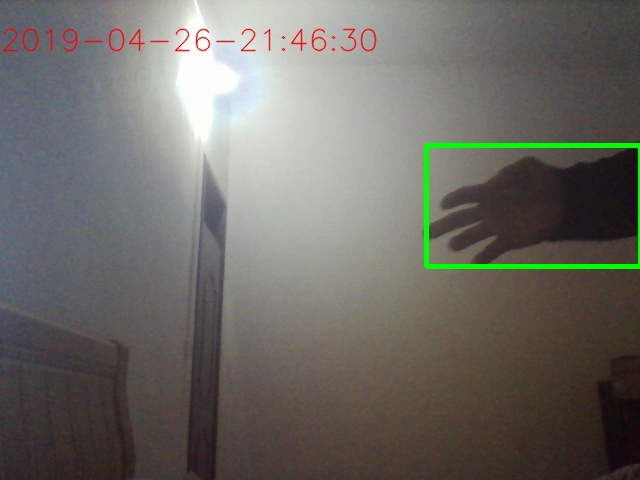
#> input picture Opencv-Python/motion_detector/image/2019-04-26 21_46_28.jpg, 640 x 480 px
$ python '图像边缘检测.py'
#> lines starting #> are read from the running program, lines starting #| are printed output that depends on the picture
# _*_ coding: utf-8 _*_
# @Time     : 2019/8/31 11:04
# @Author   : Ole211
# @Site     :
# @File     : 图像边缘检测.py
# @Software : PyCharm

import cv2
import numpy as np
import tkinter as tk
from tkinter import filedialog
import os

def nothing(x):
    pass

root = tk.Tk()
root.withdraw()
filename = filedialog.askopenfilename()
#> the answer given: ../Opencv-Python/motion_detector/image/2019-04-26 21_46_28.jpg
o = cv2.imread(filename, 0)
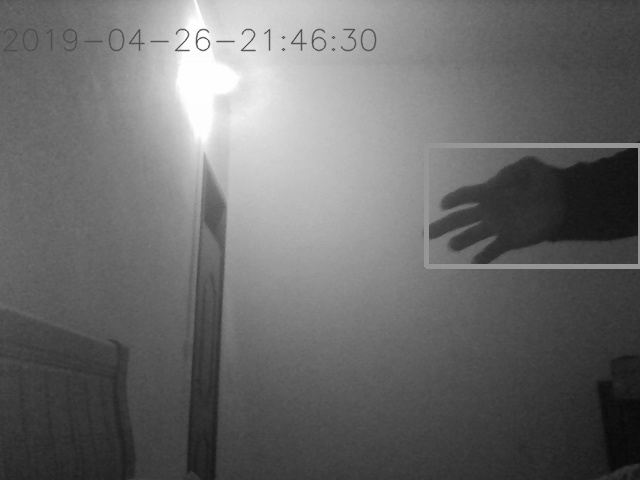
#> o: shape (480, 640); min 8, max 255, mean 107
im = cv2.GaussianBlur(o, (3, 3), 0)

cv2.namedWindow('img', cv2.WINDOW_NORMAL)
cv2.createTrackbar('minVal', 'img', 0, 255, nothing)
cv2.createTrackbar('maxVal', 'img', 0, 255, nothing)
while 1:
    minval = cv2.getTrackbarPos('minVal', 'img')
    maxval = cv2.getTrackbarPos('maxVal', 'img')
    edge = cv2.Canny(o, minval, maxval)
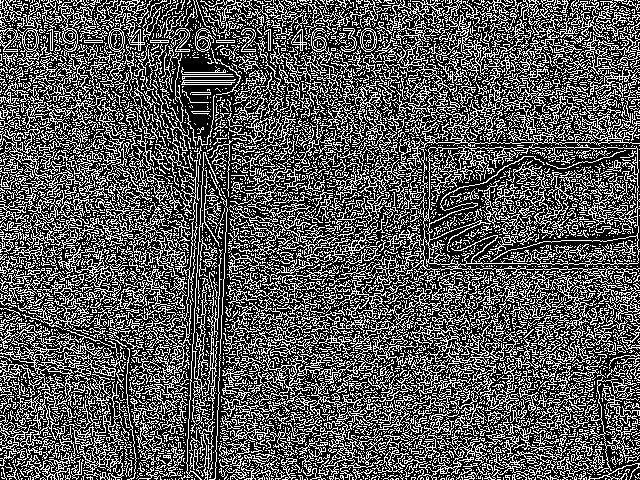
#> edge: shape (480, 640); 34.4% white in thin lines or dots

    dst = np.hstack((o, edge))
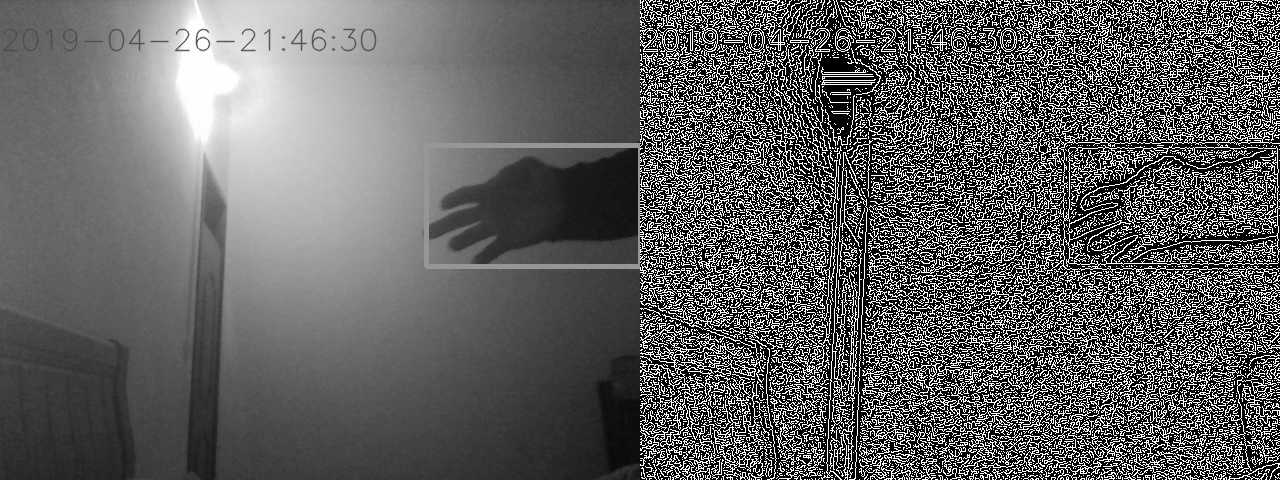
#> dst: shape (480, 1280); min 0, max 255, mean 97.3
    cv2.imshow('img', dst)
    k = cv2.waitKey() & 0xff
#> (key Esc is pressed here)
    if k == 27:
        break
cv2.destroyAllWindows()

$ run again, on Opencv-Python/motion_detector/image/2019-04-26 21_49_09.jpg
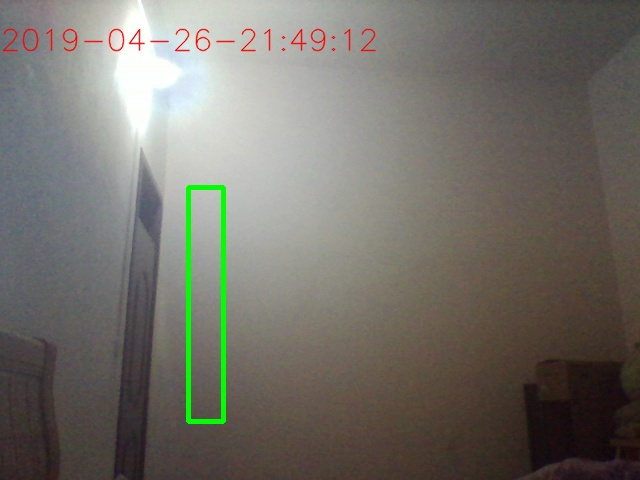
#> input picture Opencv-Python/motion_detector/image/2019-04-26 21_49_09.jpg, 640 x 480 px
#> `edge = cv2.Canny(o, minval, maxval)`:
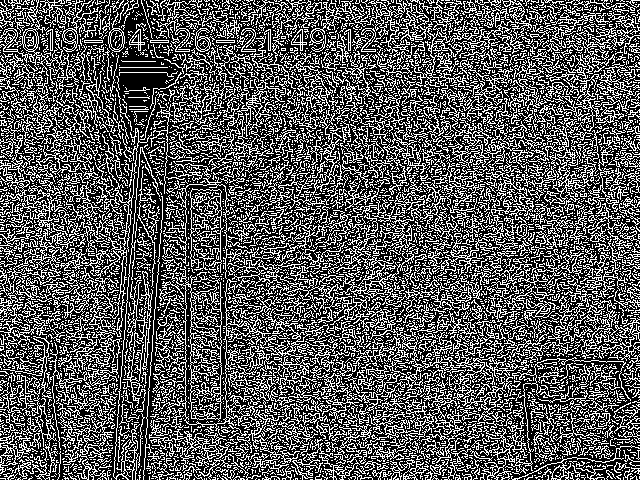
#> edge: shape (480, 640); 34.6% white in thin lines or dots
#> `dst = np.hstack((o, edge))`:
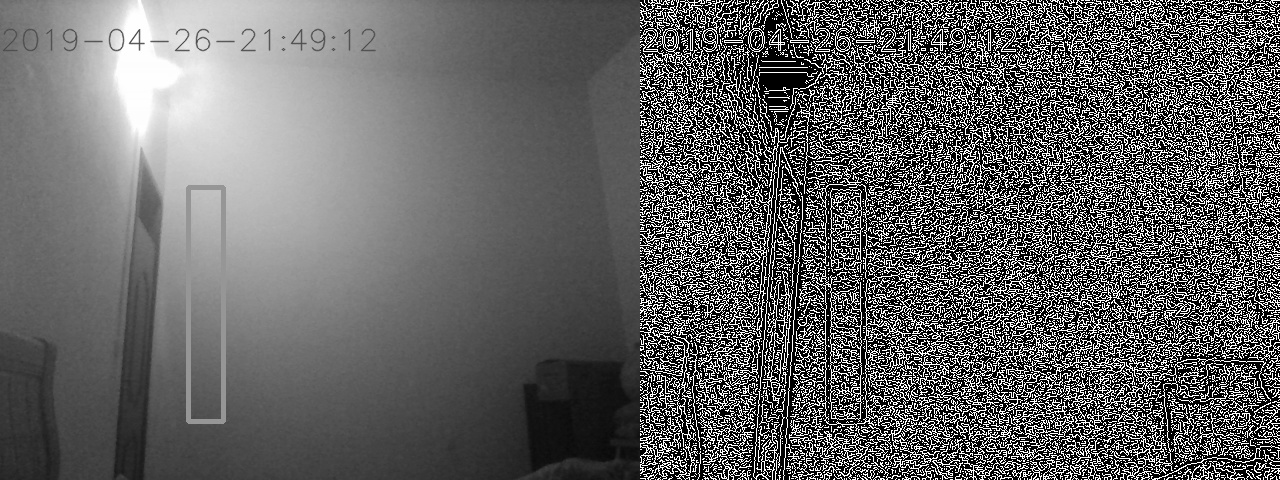
#> dst: shape (480, 1280); min 0, max 255, mean 100.3
